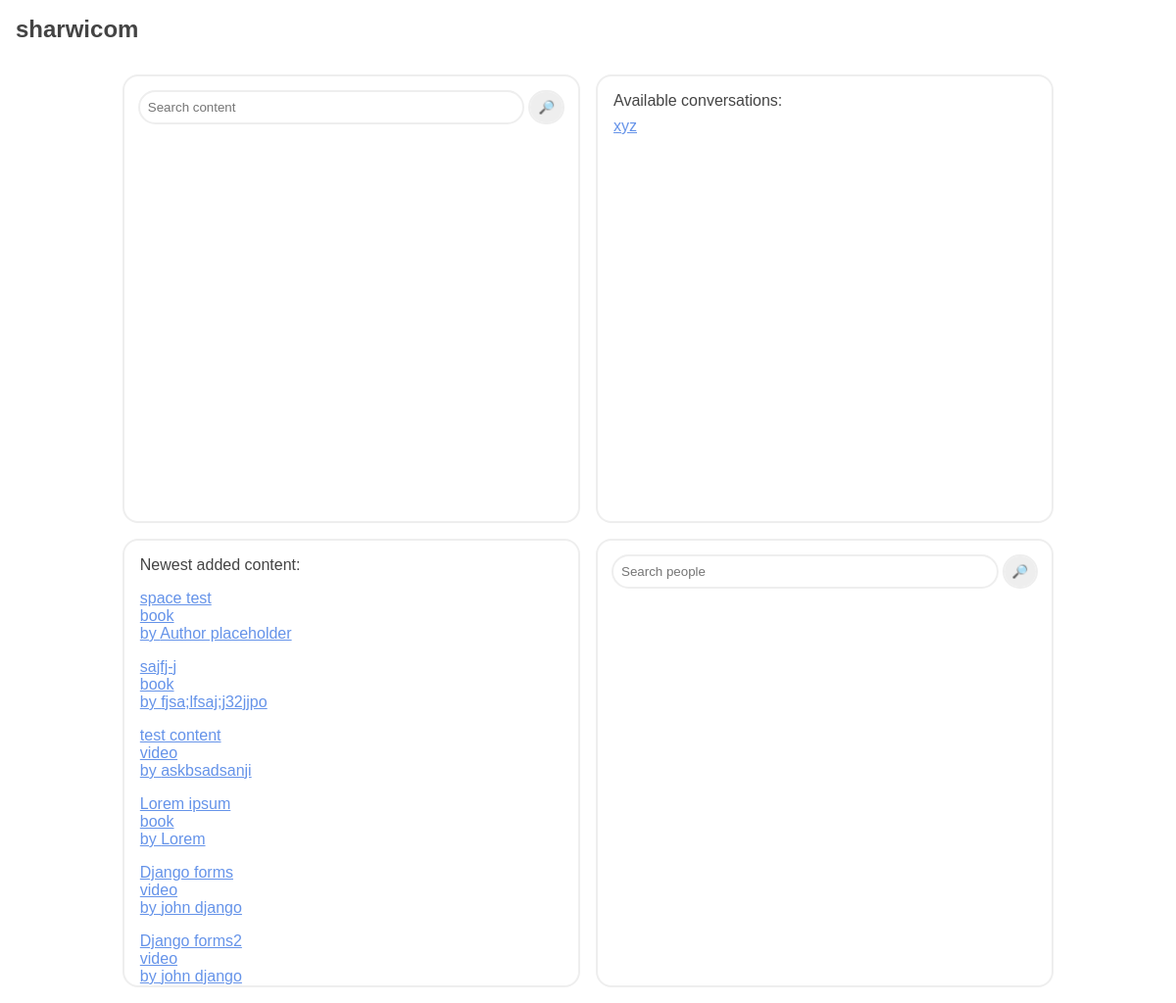
Page /home/ (signed in) on the earlier database version.
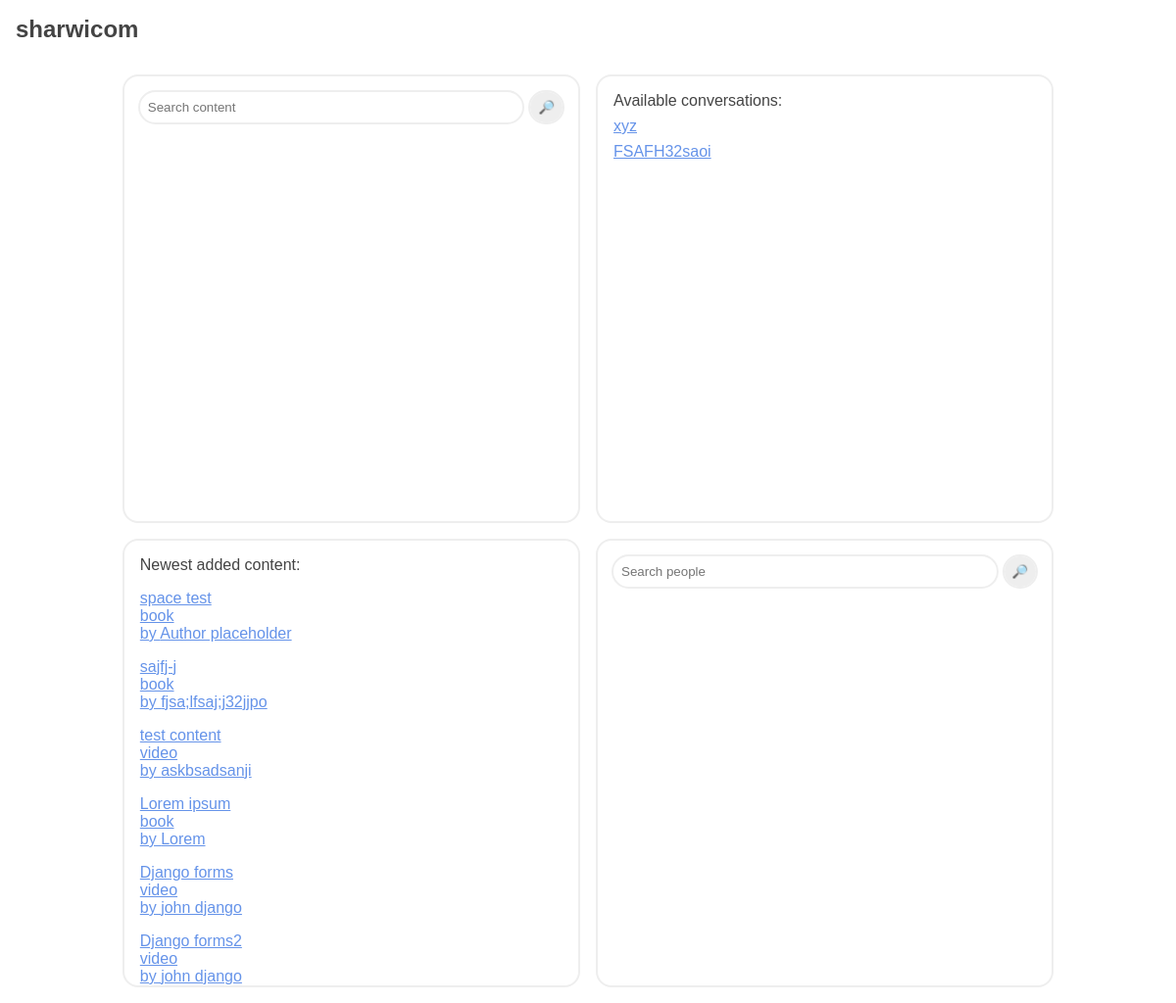
Same page on the later database version.
### mainapp/models.py (models this page shows, shortened)
class Content(models.Model):
    author = models.CharField(max_length=50, default="Author placeholder")
    url_name = models.CharField(max_length=50) # title in lowercase without spaces
    title = models.CharField(max_length=50)
    description = models.TextField(default="Description placeholder")
    type = models.CharField(max_length=20, default="book")
    ratings = models.JSONField(default=dict)

class Conversation(models.Model):
    person1 = models.ForeignKey(User, related_name="conversations_as_person1", on_delete=models.CASCADE)
    person2 = models.ForeignKey(User, related_name="conversations_as_person2", on_delete=models.CASCADE)

### mainapp/views.py (the view)
# urls.py: path('home/', views.home, name='home'),
def home(request):
    template = loader.get_template('mainapp/home.html')
    context = {}
    user_conversations = None
    if request.user.is_authenticated:
        user_conversations = get_non_empty_conversations(request.user)
    newest_content = Content.objects.filter();
    template = loader.get_template('mainapp/home.html')
    context = {
        'convs':user_conversations,
        'contents':newest_content
    }
    return HttpResponse(template.render(context, request))

### mainapp/views.py (called while the page is built)
def get_non_empty_conversations(user):
    conversations = Conversation.objects.filter(Q(person1=user) | Q(person2=user))
    non_empty_conversations = []
    for conversation in conversations:
        message = Message.objects.filter(conversation=conversation).first()
        if message: # if no mesage was found
           non_empty_conversations.append(conversation)
    return non_empty_conversations

### mainapp/templates/mainapp/home.html (shortened to what this page needs)
{% extends "mainapp/home-base.html" %}
{% load static %}
{% block body %}
<div class="homepage-wrapper">
    <div class="contents">
        <div class="search-content" data-type="content">
            <div class ="search-input">
                <input type="text" placeholder="Search content" class="search-query">
                <button class="search-button">🔎</button>
            </div>
        </div>
        <div class="newest-content">
            <div class="title">
                Newest added content:
            </div>
            {% for content in contents %}
            <a href="../content/{{content.url_name}}">
                <div class="details">
                    <div class="title">{{content.title}}</div>
                    <div>{{content.type}}</div>
                    <div>by {{content.author}}</div>
                </div>
            </a>
            {% endfor %}
        </div>
    </div>
    {% if request.user.is_authenticated %}
    <div class="conversations-section">
        <div class="available-conversations">
            <div class="title">
                Available conversations:
            </div>
            {% for conv in convs %}
                <div class="available-conversation">
                {% if conv.person1 == request.user %}
                    <a href="{% url 'conversation' conv.person2.username %}">{{ conv.person2.username }}</a>
                {% else %}
                    <a href="{% url 'conversation' conv.person1.username %}">{{ conv.person1.username }}</a>
                {% endif %}
                </div>
            {% endfor %}
        </div>
        <div class="search-conversations" data-type="conversations">
            <div class ="search-input">
                <input type="text" placeholder="Search people" class="search-query">
                <button class="search-button">🔎</button>
            </div>
        </div>
    </div>
    {% endif %}
</div>
{% endblock %}

Differences in the rows shown:
added Conversation: person2.username "FSAFH32saoi"
